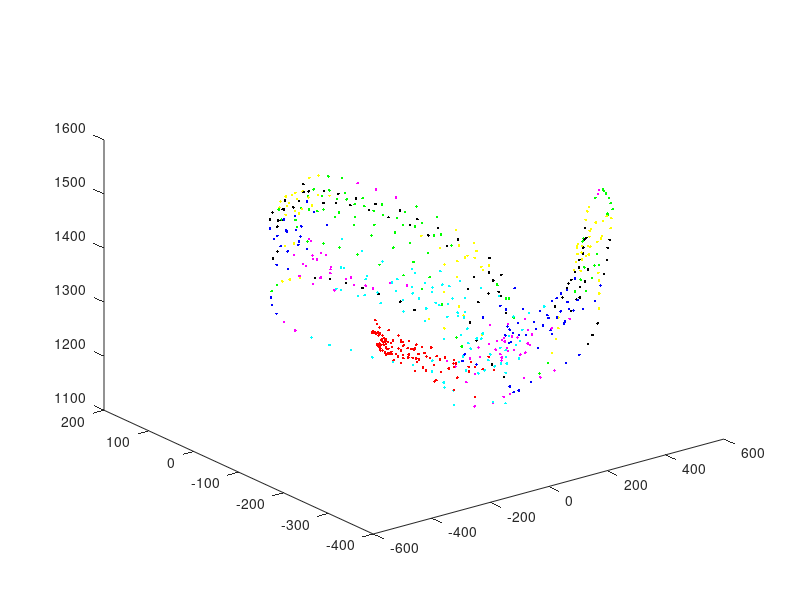

Write MATLAB code to recreate this figure.
%% Load Data and params

clear all;
load('gesture_dataset.mat');

gesture = gesture_l;

k = 7;

%% nubs

v = [0.08, 0.05, 0.02];

for j=1:size(gesture, 2)
    tmp_k = 1;
    d = cell(k,1);
    y = cell(k,1);
    cluster = cell(k,1);
    tmp = gesture(:,j,:);
    input = [tmp(:,1,1), tmp(:,1,2), tmp(:,1,3)];
    
    cluster{1} = input;
    
    while tmp_k ~= k

        for i=1:k-1
            if size(cluster{i}) == 0
               y{i} = [0,0,0]; 
               d{i} = 0;
            else
            y{i} = mean(cluster{i});
            d{i} = sum(pdist2(y{i}, cluster{i}));

            end
        end
        
        [M,I] = max(cell2mat(d));
        
        Xa = y{I} + v;
        Xb = y{I} - v;

        dist_a = pdist2(cluster{I}, Xa);
        dist_b = pdist2(cluster{I}, Xb);
        
        the_sorting_hat = dist_a < dist_b;
        
        tmp_ind = find(the_sorting_hat == 1);
        cluster{tmp_k+1} = cluster{I}(tmp_ind,:);
        tmp_ind = find(the_sorting_hat == 0);
        cluster{I} = cluster{I}(tmp_ind,:);

        tmp_k = tmp_k +1;
        
    end
    plot3(cluster{1}(:,1),cluster{1}(:,2),cluster{1}(:,3),'.','color','red');
    hold on;
    plot3(cluster{2}(:,1),cluster{2}(:,2),cluster{2}(:,3),'.','color','blue');
    plot3(cluster{3}(:,1),cluster{3}(:,2),cluster{3}(:,3),'.','color','yellow');
    plot3(cluster{4}(:,1),cluster{4}(:,2),cluster{4}(:,3),'.','color','cyan');
    plot3(cluster{5}(:,1),cluster{5}(:,2),cluster{5}(:,3),'.','color','green');
    plot3(cluster{6}(:,1),cluster{6}(:,2),cluster{6}(:,3),'.','color','black');
    plot3(cluster{7}(:,1),cluster{7}(:,2),cluster{7}(:,3),'.','color','magenta');



end

